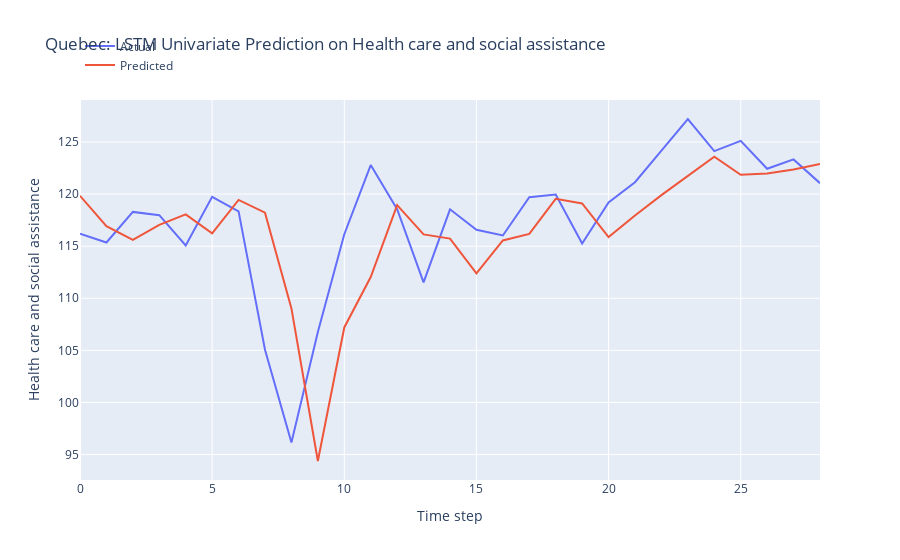

Notebook cell for this chart:
### Markdown cell above
LSTM Model Development

### Code cell
n_features = 1
X_train = X_train.reshape(X_train.shape[0], X_train.shape[1], n_features)

# define model
model = Sequential()
model.add(LSTM(50, activation='relu', input_shape=(n_steps, n_features)))
model.add(Dense(1))

# model = Sequential()
# model.add(LSTM(100, activation='relu', input_shape=(n_steps, n_features), kernel_regularizer=L2(0.001), return_sequences=True))
# model.add(LSTM(50, activation='relu', kernel_regularizer=L2(0.01)))
# model.add(Dense(1))

def r_squared(y_true, y_pred):
    SS_res =  K.sum(K.square(y_true - y_pred)) 
    SS_tot = K.sum(K.square(y_true - K.mean(y_true))) 
    return ( 1 - SS_res/(SS_tot + K.epsilon()) )

# Compile the model
model.compile(optimizer='adam', 
              loss='mse',
              metrics=[r_squared])

early_stopping = EarlyStopping(monitor='loss', patience=5, restore_best_weights=True)

# fit model
history = model.fit(X_train, y_train, 
          epochs = 20,
          batch_size = 32,
          verbose = 0,
          callbacks=[early_stopping])

# Obtain the MSE and R-squared from the last epoch
last_epoch_mse = history.history['loss'][-1]
last_epoch_r_squared = history.history['r_squared'][-1]

# Print the MSE and R-squared
print("Mean Squared Error (MSE) from the last epoch:", last_epoch_mse)
print("R-squared from the last epoch:", last_epoch_r_squared)

# plot loss and r2 score
plt.figure(figsize=(10, 6))

# Plot train loss
plt.plot(history.history['loss'], label='Train Loss')

# Plot train R-squared score
plt.plot(history.history['r_squared'], label='Train R2')

plt.title('Model Training Loss and R-squared Score')
plt.xlabel('Epochs')
plt.ylabel('Value')
plt.legend()
plt.grid(True)
plt.show()

# Evaluate the model
loss = model.evaluate(X_test, y_test)
print("MSE and R_squared:", loss)

# make prediction on test data
X_test = X_test.reshape(X_test.shape[0], X_test.shape[1], n_features)
y_pred = model.predict(X_test)

# Print the first 5 predictions and actual values
print("Predictions:")
flattened_predictions = [pred[0] for pred in y_pred[:10]]
print(flattened_predictions)
# print(y_pred[:10].tolist())
print("Actual values:")
rounded_actual_values = [round(value, len(str(prediction).split('.')[1])) for value, prediction in zip(y_test[:10], flattened_predictions)]
print(rounded_actual_values)

# plot the actual and predicted values for test data
trace1 = go.Scatter(x=np.arange(len(y_test)), y=y_test.flatten(), mode='lines', name='Actual')
trace2 = go.Scatter(x=np.arange(len(y_pred)), y=y_pred.flatten(), mode='lines', name='Predicted')

# Create layout
layout = go.Layout(
    title='Quebec: LSTM Univariate Prediction on Health care and social assistance',
    xaxis=dict(title='Time step'),
    yaxis=dict(title='Health care and social assistance'),
    legend=dict(x=0, y=1.18)
)

# Create figure
fig = go.Figure(data=[trace1, trace2], layout=layout)

# Show plot
fig.show()

### Figure 1 — Plotly figure (JSON) as saved in the notebook; plotly's stock layout.template omitted (floating-point values rounded to 4 significant figures)
{"data": [{"mode": "lines", "name": "Actual", "type": "scatter", "x": [0, 1, 2, 3, 4, 5, 6, 7, 8, 9, 10, 11, 12, 13, 14, 15, 16, 17, 18, 19, 20, 21, 22, 23, 24, 25, 26, 27, 28], "y": [116.2, 115.4, 118.3, 118.0, 115.1, 119.7, 118.3, 105.1, 96.16, 106.8, 116.1, 122.8, 118.5, 111.5, 118.5, 116.6, 116.0, 119.7, 120.0, 115.3, 119.2, 121.1, 124.2, 127.2, 124.1, 125.1, 122.4, 123.3, 121.0]}, {"mode": "lines", "name": "Predicted", "type": "scatter", "x": [0, 1, 2, 3, 4, 5, 6, 7, 8, 9, 10, 11, 12, 13, 14, 15, 16, 17, 18, 19, 20, 21, 22, 23, 24, 25, 26, 27, 28], "y": [119.8, 116.9, 115.6, 117.0, 118.0, 116.2, 119.4, 118.2, 109.0, 94.38, 107.2, 112.0, 118.9, 116.1, 115.7, 112.4, 115.5, 116.2, 119.5, 119.1, 115.9, 118.0, 119.9, 121.7, 123.6, 121.8, 122.0, 122.4, 122.9]}], "layout": {"legend": {"x": 0, "y": 1.18}, "title": {"text": "Quebec: LSTM Univariate Prediction on Health care and social assistance"}, "xaxis": {"title": {"text": "Time step"}}, "yaxis": {"title": {"text": "Health care and social assistance"}}}}
